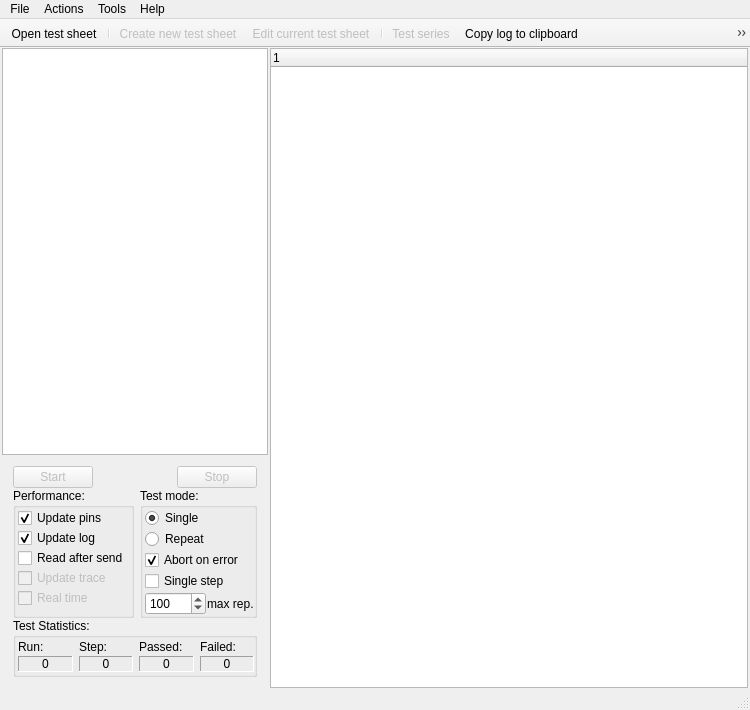
<?xml version="1.0" encoding="UTF-8"?>
<ui version="4.0">
 <class>MainWindow</class>
 <widget class="QMainWindow" name="MainWindow">
  <property name="geometry">
   <rect>
    <x>0</x>
    <y>0</y>
    <width>750</width>
    <height>710</height>
   </rect>
  </property>
  <property name="minimumSize">
   <size>
    <width>750</width>
    <height>710</height>
   </size>
  </property>
  <property name="windowTitle">
   <string>ChipTinker App</string>
  </property>
  <widget class="QWidget" name="centralWidget">
   <layout class="QGridLayout" name="gridLayout_4">
    <property name="leftMargin">
     <number>2</number>
    </property>
    <property name="topMargin">
     <number>0</number>
    </property>
    <property name="rightMargin">
     <number>2</number>
    </property>
    <property name="bottomMargin">
     <number>0</number>
    </property>
    <item row="0" column="0">
     <layout class="QHBoxLayout" name="horizontalLayout_3">
      <property name="spacing">
       <number>2</number>
      </property>
      <property name="sizeConstraint">
       <enum>QLayout::SizeConstraint::SetMaximumSize</enum>
      </property>
      <item>
       <widget class="QSplitter" name="splitter">
        <property name="orientation">
         <enum>Qt::Orientation::Vertical</enum>
        </property>
        <property name="opaqueResize">
         <bool>false</bool>
        </property>
        <property name="handleWidth">
         <number>0</number>
        </property>
        <property name="childrenCollapsible">
         <bool>false</bool>
        </property>
        <widget class="QGraphicsView" name="gvICPreview">
         <property name="sizePolicy">
          <sizepolicy hsizetype="Fixed" vsizetype="Expanding">
           <horstretch>0</horstretch>
           <verstretch>0</verstretch>
          </sizepolicy>
         </property>
         <property name="minimumSize">
          <size>
           <width>0</width>
           <height>0</height>
          </size>
         </property>
         <property name="interactive">
          <bool>false</bool>
         </property>
         <property name="sceneRect">
          <rectf>
           <x>0.000000000000000</x>
           <y>0.000000000000000</y>
           <width>0.000000000000000</width>
           <height>0.000000000000000</height>
          </rectf>
         </property>
        </widget>
        <widget class="QWidget" name="layoutWidget">
         <layout class="QVBoxLayout" name="controlPanel">
          <property name="spacing">
           <number>0</number>
          </property>
          <property name="sizeConstraint">
           <enum>QLayout::SizeConstraint::SetFixedSize</enum>
          </property>
          <item>
           <layout class="QHBoxLayout" name="horizontalLayout">
            <property name="spacing">
             <number>7</number>
            </property>
            <property name="sizeConstraint">
             <enum>QLayout::SizeConstraint::SetFixedSize</enum>
            </property>
            <property name="bottomMargin">
             <number>0</number>
            </property>
            <item>
             <widget class="QPushButton" name="btnStart">
              <property name="enabled">
               <bool>false</bool>
              </property>
              <property name="sizePolicy">
               <sizepolicy hsizetype="Minimum" vsizetype="Fixed">
                <horstretch>0</horstretch>
                <verstretch>0</verstretch>
               </sizepolicy>
              </property>
              <property name="text">
               <string>Start</string>
              </property>
              <property name="shortcut">
               <string>Ctrl+Return</string>
              </property>
             </widget>
            </item>
            <item>
             <spacer name="horizontalSpacer">
              <property name="orientation">
               <enum>Qt::Orientation::Horizontal</enum>
              </property>
              <property name="sizeHint" stdset="0">
               <size>
                <width>40</width>
                <height>20</height>
               </size>
              </property>
             </spacer>
            </item>
            <item>
             <widget class="QPushButton" name="btnStop">
              <property name="enabled">
               <bool>false</bool>
              </property>
              <property name="sizePolicy">
               <sizepolicy hsizetype="Minimum" vsizetype="Fixed">
                <horstretch>0</horstretch>
                <verstretch>0</verstretch>
               </sizepolicy>
              </property>
              <property name="text">
               <string>Stop</string>
              </property>
              <property name="shortcut">
               <string>Esc</string>
              </property>
             </widget>
            </item>
           </layout>
          </item>
          <item>
           <layout class="QHBoxLayout" name="horizontalLayout_2">
            <property name="sizeConstraint">
             <enum>QLayout::SizeConstraint::SetFixedSize</enum>
            </property>
            <item>
             <widget class="QGroupBox" name="gbPerformance">
              <property name="title">
               <string>Performance:</string>
              </property>
              <layout class="QGridLayout" name="gridLayout_2">
               <property name="leftMargin">
                <number>2</number>
               </property>
               <property name="topMargin">
                <number>0</number>
               </property>
               <property name="rightMargin">
                <number>2</number>
               </property>
               <property name="bottomMargin">
                <number>5</number>
               </property>
               <property name="spacing">
                <number>0</number>
               </property>
               <item row="3" column="0">
                <widget class="QCheckBox" name="cbUpdateTrace">
                 <property name="enabled">
                  <bool>false</bool>
                 </property>
                 <property name="text">
                  <string>Update trace</string>
                 </property>
                </widget>
               </item>
               <item row="4" column="0">
                <widget class="QCheckBox" name="cbRealTimeTrace">
                 <property name="enabled">
                  <bool>false</bool>
                 </property>
                 <property name="text">
                  <string>Real time</string>
                 </property>
                </widget>
               </item>
               <item row="0" column="0">
                <widget class="QCheckBox" name="cbUpdatePins">
                 <property name="text">
                  <string>Update pins</string>
                 </property>
                 <property name="checked">
                  <bool>true</bool>
                 </property>
                </widget>
               </item>
               <item row="1" column="0">
                <widget class="QCheckBox" name="cbUpdateLog">
                 <property name="text">
                  <string>Update log</string>
                 </property>
                 <property name="checked">
                  <bool>true</bool>
                 </property>
                </widget>
               </item>
               <item row="2" column="0">
                <widget class="QCheckBox" name="cbTestFlight">
                 <property name="text">
                  <string>Read after send</string>
                 </property>
                </widget>
               </item>
              </layout>
             </widget>
            </item>
            <item>
             <widget class="QGroupBox" name="gbTestMode">
              <property name="title">
               <string>Test mode:</string>
              </property>
              <layout class="QGridLayout" name="gridLayout_3">
               <property name="leftMargin">
                <number>2</number>
               </property>
               <property name="topMargin">
                <number>0</number>
               </property>
               <property name="rightMargin">
                <number>0</number>
               </property>
               <property name="bottomMargin">
                <number>0</number>
               </property>
               <property name="spacing">
                <number>1</number>
               </property>
               <item row="0" column="0" colspan="2">
                <widget class="QRadioButton" name="rbSingle">
                 <property name="text">
                  <string>Single</string>
                 </property>
                 <property name="checked">
                  <bool>true</bool>
                 </property>
                </widget>
               </item>
               <item row="1" column="0" colspan="2">
                <widget class="QRadioButton" name="rbRepeat">
                 <property name="text">
                  <string>Repeat</string>
                 </property>
                </widget>
               </item>
               <item row="2" column="0" colspan="2">
                <widget class="QCheckBox" name="cbAbortOnError">
                 <property name="text">
                  <string>Abort on error</string>
                 </property>
                 <property name="checked">
                  <bool>true</bool>
                 </property>
                </widget>
               </item>
               <item row="3" column="0" colspan="2">
                <widget class="QCheckBox" name="cbSingleStep">
                 <property name="text">
                  <string>Single step</string>
                 </property>
                </widget>
               </item>
               <item row="4" column="0">
                <widget class="QSpinBox" name="sbRepetitions">
                 <property name="minimum">
                  <number>1</number>
                 </property>
                 <property name="maximum">
                  <number>10000</number>
                 </property>
                 <property name="value">
                  <number>100</number>
                 </property>
                </widget>
               </item>
               <item row="4" column="1">
                <widget class="QLabel" name="lbMaxRep">
                 <property name="text">
                  <string>max rep.</string>
                 </property>
                </widget>
               </item>
              </layout>
             </widget>
            </item>
           </layout>
          </item>
          <item>
           <widget class="QGroupBox" name="groupBox_2">
            <property name="title">
             <string>Test Statistics:</string>
            </property>
            <layout class="QGridLayout" name="gridLayout">
             <property name="sizeConstraint">
              <enum>QLayout::SizeConstraint::SetMinimumSize</enum>
             </property>
             <property name="leftMargin">
              <number>2</number>
             </property>
             <property name="topMargin">
              <number>2</number>
             </property>
             <property name="rightMargin">
              <number>0</number>
             </property>
             <property name="bottomMargin">
              <number>2</number>
             </property>
             <property name="horizontalSpacing">
              <number>6</number>
             </property>
             <property name="verticalSpacing">
              <number>2</number>
             </property>
             <item row="0" column="3">
              <widget class="QLabel" name="desc_failed">
               <property name="text">
                <string>Failed:</string>
               </property>
              </widget>
             </item>
             <item row="1" column="1">
              <widget class="QLabel" name="lbStep">
               <property name="frameShape">
                <enum>QFrame::Shape::Panel</enum>
               </property>
               <property name="frameShadow">
                <enum>QFrame::Shadow::Sunken</enum>
               </property>
               <property name="text">
                <string notr="true">0</string>
               </property>
               <property name="alignment">
                <set>Qt::AlignmentFlag::AlignCenter</set>
               </property>
              </widget>
             </item>
             <item row="1" column="2">
              <widget class="QLabel" name="lbPassed">
               <property name="frameShape">
                <enum>QFrame::Shape::Panel</enum>
               </property>
               <property name="frameShadow">
                <enum>QFrame::Shadow::Sunken</enum>
               </property>
               <property name="text">
                <string notr="true">0</string>
               </property>
               <property name="alignment">
                <set>Qt::AlignmentFlag::AlignCenter</set>
               </property>
              </widget>
             </item>
             <item row="1" column="0">
              <widget class="QLabel" name="lbRun">
               <property name="frameShape">
                <enum>QFrame::Shape::Panel</enum>
               </property>
               <property name="frameShadow">
                <enum>QFrame::Shadow::Sunken</enum>
               </property>
               <property name="text">
                <string notr="true">0</string>
               </property>
               <property name="alignment">
                <set>Qt::AlignmentFlag::AlignCenter</set>
               </property>
              </widget>
             </item>
             <item row="0" column="0">
              <widget class="QLabel" name="desc_run">
               <property name="text">
                <string>Run:</string>
               </property>
              </widget>
             </item>
             <item row="0" column="2">
              <widget class="QLabel" name="desc_passed">
               <property name="text">
                <string>Passed:</string>
               </property>
              </widget>
             </item>
             <item row="0" column="1">
              <widget class="QLabel" name="desc_step">
               <property name="text">
                <string>Step:</string>
               </property>
              </widget>
             </item>
             <item row="1" column="3">
              <widget class="QLabel" name="lbFailed">
               <property name="frameShape">
                <enum>QFrame::Shape::Panel</enum>
               </property>
               <property name="frameShadow">
                <enum>QFrame::Shadow::Sunken</enum>
               </property>
               <property name="text">
                <string notr="true">0</string>
               </property>
               <property name="alignment">
                <set>Qt::AlignmentFlag::AlignCenter</set>
               </property>
              </widget>
             </item>
            </layout>
           </widget>
          </item>
         </layout>
        </widget>
       </widget>
      </item>
      <item>
       <widget class="QTreeWidget" name="twTestLog">
        <property name="selectionMode">
         <enum>QAbstractItemView::SelectionMode::NoSelection</enum>
        </property>
        <column>
         <property name="text">
          <string notr="true">1</string>
         </property>
        </column>
       </widget>
      </item>
     </layout>
    </item>
   </layout>
  </widget>
  <widget class="QMenuBar" name="menuBar">
   <property name="geometry">
    <rect>
     <x>0</x>
     <y>0</y>
     <width>750</width>
     <height>22</height>
    </rect>
   </property>
   <widget class="QMenu" name="menuFile">
    <property name="title">
     <string>File</string>
    </property>
    <addaction name="actionOpen_model"/>
    <addaction name="actionCreate_new_model"/>
    <addaction name="separator"/>
    <addaction name="MRU1"/>
    <addaction name="MRU2"/>
    <addaction name="MRU3"/>
    <addaction name="MRU4"/>
    <addaction name="MRU5"/>
    <addaction name="MRU6"/>
    <addaction name="MRU7"/>
    <addaction name="MRU8"/>
    <addaction name="MRU9"/>
    <addaction name="MRU0"/>
    <addaction name="separator"/>
    <addaction name="actionClear_history"/>
    <addaction name="actionExit"/>
   </widget>
   <widget class="QMenu" name="menuEdit">
    <property name="title">
     <string>Actions</string>
    </property>
    <addaction name="actionShow_power_requirements"/>
    <addaction name="actionEdit_current_test_sheet"/>
    <addaction name="actionTest_series"/>
    <addaction name="actionCopy_log_to_clipboard"/>
    <addaction name="actionClear_log"/>
    <addaction name="separator"/>
    <addaction name="actionIgnore_pins"/>
   </widget>
   <widget class="QMenu" name="menuTools">
    <property name="title">
     <string>Tools</string>
    </property>
    <widget class="QMenu" name="menuLanguage">
     <property name="title">
      <string>Language</string>
     </property>
     <addaction name="separator"/>
    </widget>
    <widget class="QMenu" name="menuExternal_tools">
     <property name="title">
      <string>External tools...</string>
     </property>
     <addaction name="separator"/>
    </widget>
    <addaction name="actionConfiguration"/>
    <addaction name="separator"/>
    <addaction name="actionIdentify_device"/>
    <addaction name="actionLow_level_interface_test"/>
    <addaction name="actionDevice_reset"/>
    <addaction name="actionROM_dump"/>
    <addaction name="separator"/>
    <addaction name="menuLanguage"/>
    <addaction name="actionIC_identifier"/>
    <addaction name="menuExternal_tools"/>
   </widget>
   <widget class="QMenu" name="menuHelp">
    <property name="title">
     <string>Help</string>
    </property>
    <addaction name="actionAbout"/>
   </widget>
   <addaction name="menuFile"/>
   <addaction name="menuEdit"/>
   <addaction name="menuTools"/>
   <addaction name="menuHelp"/>
  </widget>
  <widget class="QToolBar" name="mainToolBar">
   <property name="movable">
    <bool>false</bool>
   </property>
   <property name="iconSize">
    <size>
     <width>24</width>
     <height>24</height>
    </size>
   </property>
   <property name="floatable">
    <bool>false</bool>
   </property>
   <attribute name="toolBarArea">
    <enum>TopToolBarArea</enum>
   </attribute>
   <attribute name="toolBarBreak">
    <bool>false</bool>
   </attribute>
   <addaction name="actionOpen_model"/>
   <addaction name="separator"/>
   <addaction name="actionCreate_new_model"/>
   <addaction name="actionEdit_current_test_sheet"/>
   <addaction name="separator"/>
   <addaction name="actionTest_series"/>
   <addaction name="actionCopy_log_to_clipboard"/>
   <addaction name="actionShow_power_requirements"/>
   <addaction name="actionConfiguration"/>
   <addaction name="separator"/>
   <addaction name="actionIgnore_pins"/>
   <addaction name="actionIC_identifier"/>
   <addaction name="actionROM_dump"/>
   <addaction name="actionDevice_reset"/>
  </widget>
  <widget class="QStatusBar" name="statusBar"/>
  <action name="actionOpen_model">
   <property name="icon">
    <iconset resource="resources.qrc">
     <normaloff>:/Resources/glyphs/openFile.png</normaloff>:/Resources/glyphs/openFile.png</iconset>
   </property>
   <property name="text">
    <string>Open test sheet</string>
   </property>
   <property name="shortcut">
    <string>Ctrl+O</string>
   </property>
  </action>
  <action name="actionCreate_new_model">
   <property name="enabled">
    <bool>false</bool>
   </property>
   <property name="icon">
    <iconset resource="resources.qrc">
     <normaloff>:/Resources/glyphs/newFile.png</normaloff>:/Resources/glyphs/newFile.png</iconset>
   </property>
   <property name="text">
    <string>Create new test sheet</string>
   </property>
   <property name="shortcut">
    <string>Ctrl+N</string>
   </property>
  </action>
  <action name="actionShow_power_requirements">
   <property name="enabled">
    <bool>false</bool>
   </property>
   <property name="icon">
    <iconset resource="resources.qrc">
     <normaloff>:/Resources/glyphs/settings.png</normaloff>:/Resources/glyphs/settings.png</iconset>
   </property>
   <property name="text">
    <string>Show power requirements</string>
   </property>
  </action>
  <action name="actionEdit_current_test_sheet">
   <property name="enabled">
    <bool>false</bool>
   </property>
   <property name="icon">
    <iconset resource="resources.qrc">
     <normaloff>:/Resources/glyphs/editSheet.png</normaloff>:/Resources/glyphs/editSheet.png</iconset>
   </property>
   <property name="text">
    <string>Edit current test sheet</string>
   </property>
   <property name="shortcut">
    <string>Ctrl+E</string>
   </property>
  </action>
  <action name="actionLow_level_interface_test">
   <property name="text">
    <string>Low level interface test</string>
   </property>
  </action>
  <action name="actionConfiguration">
   <property name="icon">
    <iconset resource="resources.qrc">
     <normaloff>:/Resources/glyphs/options.png</normaloff>:/Resources/glyphs/options.png</iconset>
   </property>
   <property name="text">
    <string>Configuration</string>
   </property>
  </action>
  <action name="actionAbout">
   <property name="text">
    <string>About</string>
   </property>
  </action>
  <action name="actionIdentify_device">
   <property name="text">
    <string>Identify device</string>
   </property>
  </action>
  <action name="actionDevice_reset">
   <property name="icon">
    <iconset resource="resources.qrc">
     <normaloff>:/Resources/glyphs/reset_bar.png</normaloff>:/Resources/glyphs/reset_bar.png</iconset>
   </property>
   <property name="text">
    <string>Device reset</string>
   </property>
  </action>
  <action name="actionExit">
   <property name="text">
    <string>Exit</string>
   </property>
  </action>
  <action name="actionCopy_log_to_clipboard">
   <property name="icon">
    <iconset resource="resources.qrc">
     <normaloff>:/Resources/glyphs/copyLog.png</normaloff>:/Resources/glyphs/copyLog.png</iconset>
   </property>
   <property name="text">
    <string>Copy log to clipboard</string>
   </property>
   <property name="shortcut">
    <string>Ctrl+C</string>
   </property>
  </action>
  <action name="MRU1">
   <property name="text">
    <string notr="true">1</string>
   </property>
  </action>
  <action name="MRU2">
   <property name="text">
    <string notr="true">2</string>
   </property>
  </action>
  <action name="MRU3">
   <property name="text">
    <string notr="true">3</string>
   </property>
  </action>
  <action name="MRU4">
   <property name="text">
    <string notr="true">4</string>
   </property>
  </action>
  <action name="MRU5">
   <property name="text">
    <string notr="true">5</string>
   </property>
  </action>
  <action name="MRU6">
   <property name="text">
    <string notr="true">6</string>
   </property>
  </action>
  <action name="MRU7">
   <property name="text">
    <string notr="true">7</string>
   </property>
  </action>
  <action name="MRU8">
   <property name="text">
    <string notr="true">8</string>
   </property>
  </action>
  <action name="MRU9">
   <property name="text">
    <string notr="true">9</string>
   </property>
  </action>
  <action name="MRU0">
   <property name="text">
    <string notr="true">10</string>
   </property>
  </action>
  <action name="actionClear_history">
   <property name="text">
    <string>Clear history</string>
   </property>
   <property name="shortcut">
    <string>Ctrl+Shift+Del</string>
   </property>
  </action>
  <action name="actionROM_dump">
   <property name="icon">
    <iconset resource="resources.qrc">
     <normaloff>:/Resources/glyphs/dumper.png</normaloff>:/Resources/glyphs/dumper.png</iconset>
   </property>
   <property name="text">
    <string>ROM dump</string>
   </property>
   <property name="toolTip">
    <string>Tool to dump ROM content</string>
   </property>
  </action>
  <action name="actionIgnore_pins">
   <property name="enabled">
    <bool>false</bool>
   </property>
   <property name="icon">
    <iconset resource="resources.qrc">
     <normaloff>:/Resources/glyphs/ignored.png</normaloff>:/Resources/glyphs/ignored.png</iconset>
   </property>
   <property name="text">
    <string>Ignore pins...</string>
   </property>
   <property name="shortcut">
    <string>Ctrl+I</string>
   </property>
  </action>
  <action name="actionEnglish">
   <property name="checkable">
    <bool>true</bool>
   </property>
   <property name="text">
    <string>English</string>
   </property>
  </action>
  <action name="actionClear_log">
   <property name="text">
    <string>Clear log</string>
   </property>
  </action>
  <action name="actionIC_identifier">
   <property name="icon">
    <iconset resource="resources.qrc">
     <normaloff>:/Resources/glyphs/identifier.png</normaloff>:/Resources/glyphs/identifier.png</iconset>
   </property>
   <property name="text">
    <string>IC identifier</string>
   </property>
  </action>
  <action name="actionTest_series">
   <property name="enabled">
    <bool>false</bool>
   </property>
   <property name="icon">
    <iconset resource="resources.qrc">
     <normaloff>:/Resources/glyphs/series.png</normaloff>:/Resources/glyphs/series.png</iconset>
   </property>
   <property name="text">
    <string>Test series</string>
   </property>
   <property name="toolTip">
    <string>Test series of same chips</string>
   </property>
  </action>
 </widget>
 <layoutdefault spacing="6" margin="11"/>
 <resources>
  <include location="resources.qrc"/>
 </resources>
 <connections/>
</ui>
